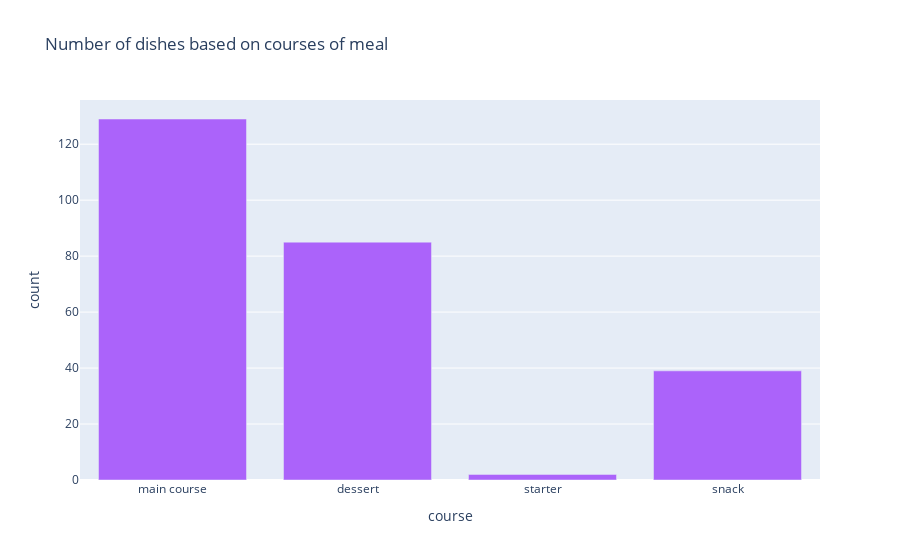

The notebook cell saved with this chart:
### Code cell
course_df = food_df.course.value_counts().reset_index()
course_df.columns = ['course','count']
course_df = course_df.sample(frac=1)
fig = px.bar(course_df,x='course',y='count',title='Number of dishes based on courses of meal',
             color_discrete_sequence=['#AB63FA'])
fig.show()

### Figure 1 — Plotly figure (JSON) as saved in the notebook; plotly's stock layout.template omitted (floating-point values rounded to 4 significant figures)
{"data": [{"alignmentgroup": "True", "hovertemplate": "course=%{x}<br>count=%{y}<extra></extra>", "legendgroup": "", "marker": {"color": "#AB63FA"}, "name": "", "offsetgroup": "", "orientation": "v", "showlegend": false, "textposition": "auto", "type": "bar", "x": ["main course", "dessert", "starter", "snack"], "xaxis": "x", "y": [129, 85, 2, 39], "yaxis": "y"}], "layout": {"barmode": "relative", "legend": {"tracegroupgap": 0}, "title": {"text": "Number of dishes based on courses of meal"}, "xaxis": {"anchor": "y", "domain": [0, 1], "title": {"text": "course"}}, "yaxis": {"anchor": "x", "domain": [0, 1], "title": {"text": "count"}}}}
